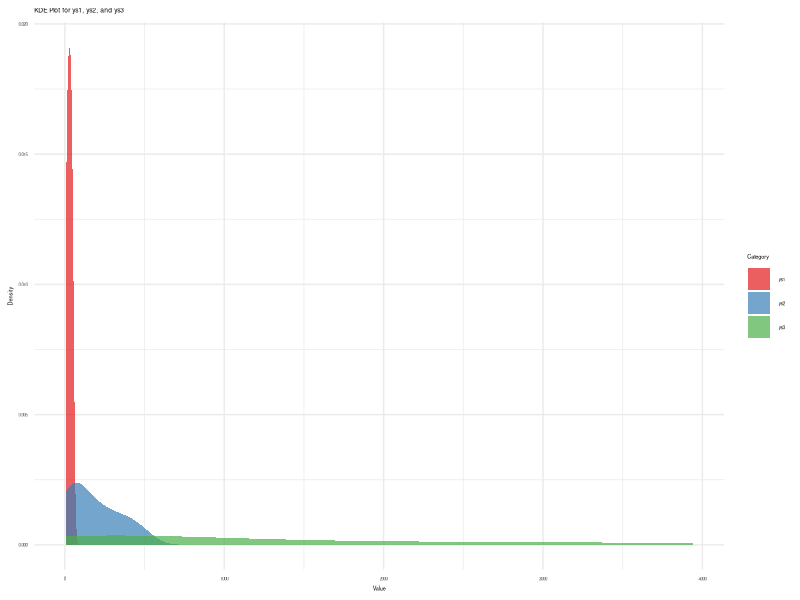

Reproduce this figure in R.
# Load required libraries
library(readr)
library(tidyr)
library(ggplot2)

# Read data from CSV file
series <- read_csv(
  "series.csv",
  show_col_types = FALSE)

# Melt the series to long format for stripplot
series_longer <- series %>%
  gather(key = "Category", value = "value", -xs)

# Create KDE plot using ggplot2 with custom colors
plot <- ggplot(
    series_longer,
    aes(x = value, fill = Category)) +
  geom_density(alpha = 0.7, color = NA) +
  scale_fill_brewer(palette = "Set1") +
  labs(
    x = "Value", y = "Density",
    title = "KDE Plot for ys1, ys2, and ys3") +
  theme_minimal() +
  theme(
    text = element_text(size = 4))

# Save plot as PNG
ggsave("82a-kdeplot.png", plot,
  width = 800, height = 400, units = "px")
